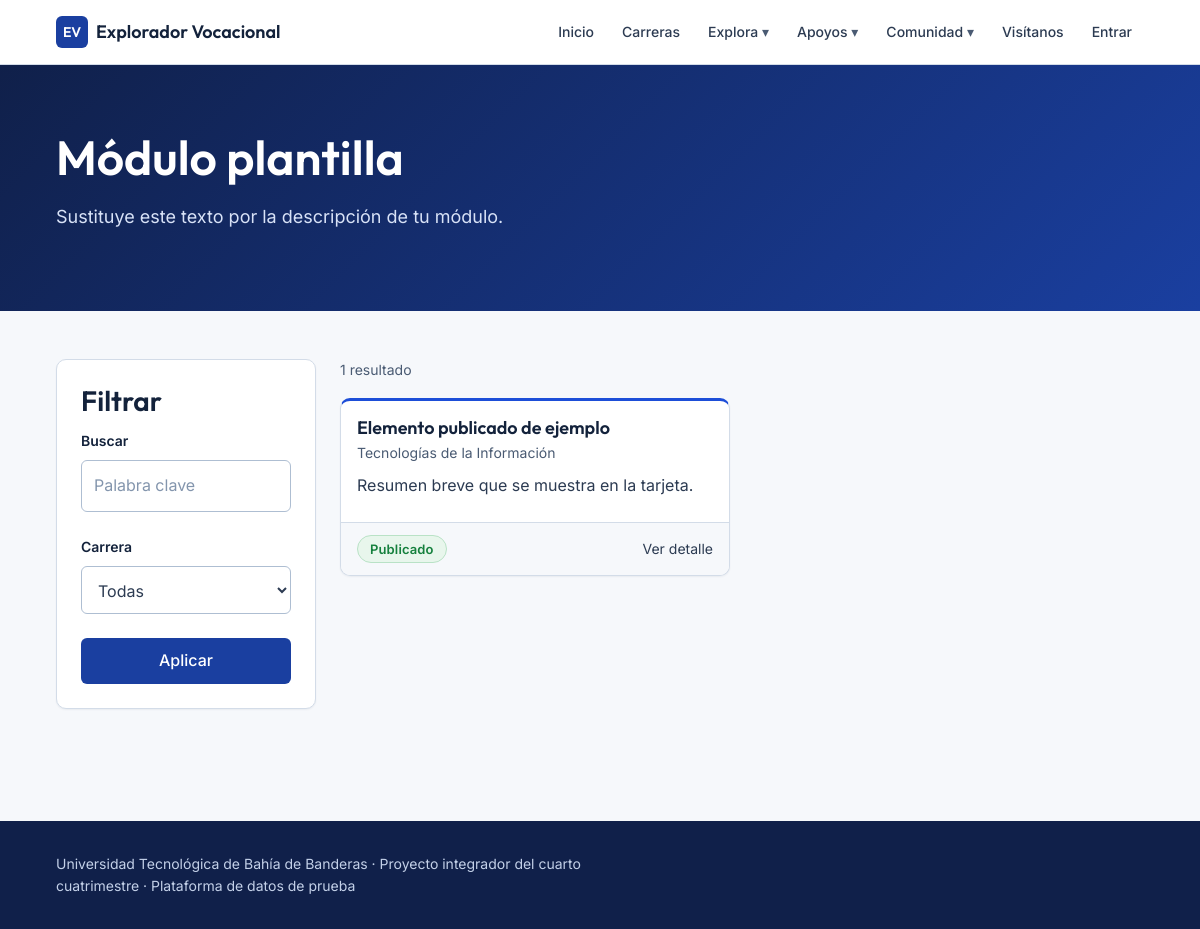
Screenshot of /modulos/_plantilla/index.php with the database file from the repository.
### tables this page shows
CREATE TABLE IF NOT EXISTS plt_elementos (
    id          INT UNSIGNED AUTO_INCREMENT PRIMARY KEY,
    carrera_id  INT UNSIGNED NOT NULL,
    titulo      VARCHAR(160) NOT NULL,
    resumen     VARCHAR(400) NULL,
    cuerpo      TEXT NULL,
    imagen      VARCHAR(80) NULL,           
    estado      ENUM('borrador','revision','publicado','rechazado','archivado')
                NOT NULL DEFAULT 'borrador',
    creado_por  INT UNSIGNED NULL,
    creado_en   DATETIME NOT NULL DEFAULT CURRENT_TIMESTAMP,
    actualizado_en DATETIME NOT NULL DEFAULT CURRENT_TIMESTAMP ON UPDATE CURRENT_TIMESTAMP,

    KEY ix_plt_elementos_estado (estado),
    KEY ix_plt_elementos_carrera (carrera_id),

    CONSTRAINT fk_plt_elementos_carrera
        FOREIGN KEY (carrera_id) REFERENCES carreras(id)
        ON UPDATE CASCADE ON DELETE RESTRICT,

    CONSTRAINT fk_plt_elementos_usuario
        FOREIGN KEY (creado_por) REFERENCES usuarios(id)
        ON UPDATE CASCADE ON DELETE SET NULL
);

CREATE TABLE IF NOT EXISTS carreras (
    id         INT UNSIGNED AUTO_INCREMENT PRIMARY KEY,
    nombre     VARCHAR(120) NOT NULL,
    clave      VARCHAR(10)  NOT NULL,
    area       ENUM('tecnologia','salud','administrativa','servicios','agroindustrial') NOT NULL,
    duracion   VARCHAR(40)  NOT NULL,
    modalidad  VARCHAR(40)  NOT NULL DEFAULT 'Escolarizada',
    activa     TINYINT(1)   NOT NULL DEFAULT 1,
    UNIQUE KEY uq_carreras_clave (clave)
);

### nucleo/seguridad.php (called while the page is built, shortened)
<?php
function e(?string $texto): string
{
    return htmlspecialchars($texto ?? '', ENT_QUOTES | ENT_SUBSTITUTE, 'UTF-8');
}
function get(string $campo, string $porOmision = ''): string
{
    return trim((string)($_GET[$campo] ?? $porOmision));
}
function entero(?string $valor): ?int
{
    if ($valor === null || $valor === '') {
        return null;
    }
    $n = filter_var($valor, FILTER_VALIDATE_INT, ['options' => ['min_range' => 1]]);
    return $n === false ? null : $n;
}

### modulos/_plantilla/includes/consultas.php (called while the page is built, shortened)
<?php
function plt_clase_estado(string $estado): string
{
    return 'insignia insignia--' . (array_key_exists($estado, PLT_ESTADOS) ? $estado : 'borrador');
}
function plt_listar(string $busqueda = '', string $estado = '', ?int $carreraId = null, int $pagina = 1): array
{
    $condiciones = [];
    $valores     = [];
    if ($estado !== '' && array_key_exists($estado, PLT_ESTADOS)) {
        $condiciones[] = 'e.estado = ?';
        $valores[]     = $estado;
    }
    $donde = $condiciones ? 'WHERE ' . implode(' AND ', $condiciones) : '';
    $con = bd()->prepare("SELECT COUNT(*) FROM plt_elementos e $donde");
    $con->execute($valores);
    $total = (int)$con->fetchColumn();
    $pagina  = max(1, $pagina);
    $desde   = ($pagina - 1) * PLT_POR_PAGINA;
    $limite  = PLT_POR_PAGINA;
    $sql = "SELECT e.id, e.titulo, e.resumen, e.imagen, e.estado, e.actualizado_en,
                   c.nombre AS carrera, c.area
              FROM plt_elementos e
              JOIN carreras c ON c.id = e.carrera_id
              $donde
          ORDER BY e.actualizado_en DESC
             LIMIT $limite OFFSET $desde";
    $con = bd()->prepare($sql);
    $con->execute($valores);
    return [
        'filas'    => $con->fetchAll(),
        'total'    => $total,
        'pagina'   => $pagina,
        'paginas'  => (int)ceil($total / PLT_POR_PAGINA),
    ];
}

### nucleo/conexion.php (called while the page is built, shortened)
<?php
function bd(): PDO
{
    static $pdo = null;
    if ($pdo instanceof PDO) {
        return $pdo;
    }
    $dsn = sprintf(
        'mysql:host=%s;port=%d;dbname=%s;charset=%s',
        BD_SERVIDOR,
        BD_PUERTO,
        BD_NOMBRE,
        BD_JUEGO_CARACTERES
    );
    $opciones = [
        PDO::ATTR_ERRMODE            => PDO::ERRMODE_EXCEPTION,
        PDO::ATTR_DEFAULT_FETCH_MODE => PDO::FETCH_ASSOC,
        PDO::ATTR_EMULATE_PREPARES   => false,
    ];
    try {
        $pdo = new PDO($dsn, BD_USUARIO, BD_CONTRASENA, $opciones);
    } catch (PDOException $e) {
        error_log('Error de conexión: ' . $e->getMessage());
        http_response_code(500);
        exit('No fue posible conectar con la base de datos. Avisa al docente.');
    }
    return $pdo;
}

### nucleo/consultas.php (called while the page is built, shortened)
<?php
function clase_area(?string $area): string
{
    $mapa = [
        'tecnologia'     => 'area-tecnologia',
        'salud'          => 'area-salud',
        'administrativa' => 'area-administrativa',
        'servicios'      => 'area-servicios',
        'agroindustrial' => 'area-agroindustrial',
    ];
    return $mapa[$area] ?? '';
}

### modulos/_plantilla/index.php (the view, shortened to what this page needs)
<?php
require_once __DIR__ . '/../../nucleo/comun.php';
require_once __DIR__ . '/includes/consultas.php';
$busqueda  = get('q');
$carreraId = entero(get('carrera'));
$pagina    = entero(get('pagina')) ?? 1;
$resultado = plt_listar($busqueda, 'publicado', $carreraId, $pagina);
?>
<section class="portada">
  <div class="contenedor">
    <h1>Módulo plantilla</h1>
    <p class="entradilla">Sustituye este texto por la descripción de tu módulo.</p>
  </div>
</section>
<section class="contenedor seccion">
  <div class="disposicion-filtros">
    <form class="panel" method="GET" action="">
      <h2>Filtrar</h2>
      <div class="campo">
        <label class="campo__etiqueta" for="q">Buscar</label>
        <input class="campo__control" type="search" id="q" name="q"
               value="<?= e($busqueda) ?>" placeholder="Palabra clave">
      </div>
      <div class="campo">
        <label class="campo__etiqueta" for="carrera">Carrera</label>
        <select class="campo__control" id="carrera" name="carrera">
          <option value="">Todas</option>
        </select>
      </div>
      <button class="boton boton--primario boton--bloque" type="submit">Aplicar</button>
    </form>
    <div>
      <p class="leyenda">
        <?= $resultado['total'] ?> resultado<?= $resultado['total'] === 1 ? '' : 's' ?>
      </p>
      <?php if (!$resultado['filas']): ?>
        <div class="vacio">
          <h3>No hay resultados con esos filtros</h3>
          <p class="ancho-lectura">Prueba con otra palabra o quita los filtros para ver todo el contenido publicado.</p>
          <a class="boton boton--secundario" href="?">Quitar filtros</a>
        </div>
      <?php else: ?>
        <div class="rejilla">
          <?php foreach ($resultado['filas'] as $f): ?>
            <a class="tarjeta tarjeta--area <?= e(clase_area($f['area'])) ?>"
               href="ficha.php?id=<?= (int)$f['id'] ?>">
              <div class="tarjeta__cuerpo">
                <h3 class="tarjeta__titulo"><?= e($f['titulo']) ?></h3>
                <p class="leyenda"><?= e($f['carrera']) ?></p>
                <p><?= e($f['resumen']) ?></p>
              </div>
              <div class="tarjeta__pie">
                <span class="<?= e(plt_clase_estado($f['estado'])) ?>">
                  <?= e(PLT_ESTADOS[$f['estado']]) ?>
                </span>
                <span>Ver detalle</span>
              </div>
            </a>
          <?php endforeach; ?>
        </div>
      <?php endif; ?>
    </div>
  </div>
</section>

### rows the page displays
plt_elementos: titulo "Elemento publicado de ejemplo", carrera.nombre "Tecnologías de la Información", resumen "Resumen breve que se muestra en la tarjeta.", estado "Publicado"

### other values shown
$grupo "Explora"
$grupo "Apoyos"
$grupo "Comunidad"
$resultado['total'] "1"
